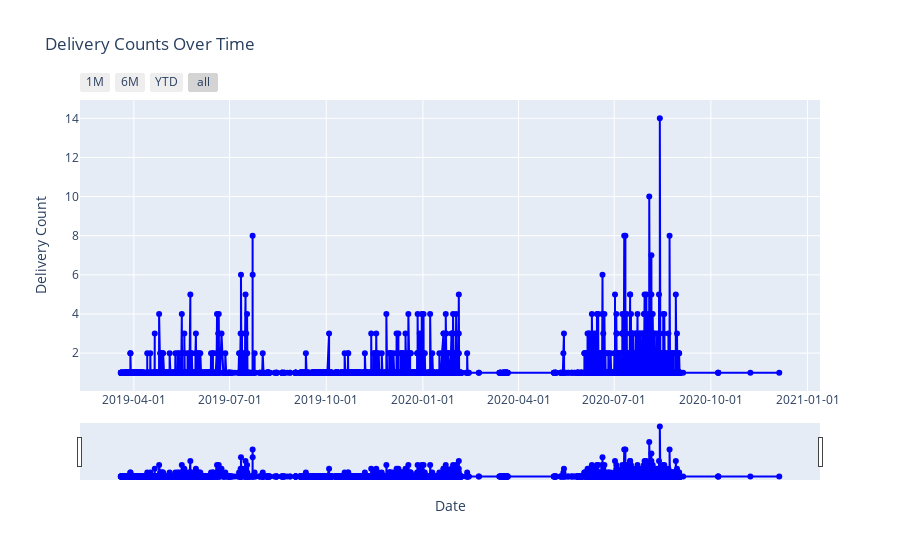

The notebook cell saved with this chart:
### Code cell
piv1=df.pivot_table(index='Planned_ETA', values= 'BookingID',aggfunc='count', fill_value=0).reset_index()
piv1['Planned_ETA'] = pd.to_datetime(piv1['Planned_ETA'])
piv1 = piv1.sort_values('Planned_ETA')

fig = go.Figure()

fig.add_trace(go.Scatter(
    x=piv1['Planned_ETA'],
    y=piv1['BookingID'],
    mode='lines+markers',
    name='Delivery Count',
    line=dict(color='blue'),
    marker=dict(size=6)
))

fig.update_layout(
    title='Delivery Counts Over Time',
    xaxis_title='Date',
    yaxis_title='Delivery Count',
    xaxis=dict(
        title='Date',
        tickformat='%Y-%m-%d',
        rangeselector=dict(
            buttons=list([
                dict(count=1,
                     label='1M',
                     step='month',
                     stepmode='backward'),
                dict(count=6,
                     label='6M',
                     step='month',
                     stepmode='backward'),
                dict(count=1,
                     label='YTD',
                     step='year',
                     stepmode='todate'),
                dict(step='all')
            ])
        ),
        rangeslider=dict(visible=True)
    ),
    yaxis=dict(
        title='Delivery Count',
        autorange=True
    )
)
fig.show()

### Figure 1 — Plotly figure (JSON) as saved in the notebook; plotly's stock layout.template omitted (floating-point values rounded to 4 significant figures; data arrays with more than 128 entries replaced by an {"elided": "..."} marker saying what was removed)
{"data": [{"line": {"color": "blue"}, "marker": {"size": 6}, "mode": "lines+markers", "name": "Delivery Count", "type": "scatter", "x": {"elided": "6215 str values"}, "y": {"elided": "6215 int values"}}], "layout": {"autosize": true, "title": {"text": "Delivery Counts Over Time"}, "xaxis": {"autorange": true, "range": ["2019-02-10 16:20:00.5254", "2021-01-10 20:22:49.4746"], "rangeselector": {"buttons": [{"count": 1, "label": "1M", "step": "month", "stepmode": "backward"}, {"count": 6, "label": "6M", "step": "month", "stepmode": "backward"}, {"count": 1, "label": "YTD", "step": "year", "stepmode": "todate"}, {"step": "all"}]}, "rangeslider": {"autorange": true, "range": ["2019-02-10 16:20:00.5254", "2021-01-10 20:22:49.4746"], "visible": true, "yaxis": {"_template": null, "rangemode": "match"}}, "tickformat": "%Y-%m-%d", "title": {"text": "Date"}, "type": "date"}, "yaxis": {"autorange": true, "range": [-0.2564, 15.26], "title": {"text": "Delivery Count"}, "type": "linear"}}}
